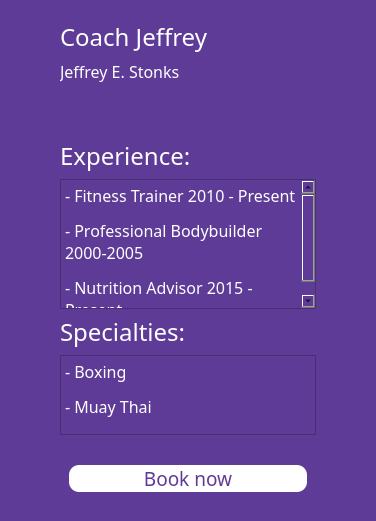
           <widget class="QWidget" name="widget_9" native="true">
            <property name="sizePolicy">
             <sizepolicy hsizetype="Preferred" vsizetype="Preferred">
              <horstretch>0</horstretch>
              <verstretch>0</verstretch>
             </sizepolicy>
            </property>
            <property name="maximumSize">
             <size>
              <width>16777215</width>
              <height>16777215</height>
             </size>
            </property>
            <property name="styleSheet">
             <string notr="true">QWidget
{
background-color: #5e3b96;
}</string>
            </property>
            <layout class="QHBoxLayout" name="horizontalLayout_5">
             <item>
              <spacer name="horizontalSpacer_11">
               <property name="orientation">
                <enum>Qt::Orientation::Horizontal</enum>
               </property>
               <property name="sizeType">
                <enum>QSizePolicy::Policy::Fixed</enum>
               </property>
               <property name="sizeHint" stdset="0">
                <size>
                 <width>40</width>
                 <height>20</height>
                </size>
               </property>
              </spacer>
             </item>
             <item>
              <widget class="QWidget" name="widget_12" native="true">
               <layout class="QVBoxLayout" name="verticalLayout_8">
                <item>
                 <widget class="QLabel" name="coachname_3">
                  <property name="sizePolicy">
                   <sizepolicy hsizetype="Preferred" vsizetype="Fixed">
                    <horstretch>0</horstretch>
                    <verstretch>0</verstretch>
                   </sizepolicy>
                  </property>
                  <property name="maximumSize">
                   <size>
                    <width>16777215</width>
                    <height>55</height>
                   </size>
                  </property>
                  <property name="font">
                   <font>
                    <family>Arial Black</family>
                    <pointsize>18</pointsize>
                   </font>
                  </property>
                  <property name="layoutDirection">
                   <enum>Qt::LayoutDirection::LeftToRight</enum>
                  </property>
                  <property name="styleSheet">
                   <string notr="true">QLabel
{
color:white;
}</string>
                  </property>
                  <property name="text">
                   <string>Coach Jeffrey</string>
                  </property>
                  <property name="alignment">
                   <set>Qt::AlignmentFlag::AlignBottom|Qt::AlignmentFlag::AlignLeading|Qt::AlignmentFlag::AlignLeft</set>
                  </property>
                 </widget>
                </item>
                <item>
                 <widget class="QLabel" name="label_8">
                  <property name="sizePolicy">
                   <sizepolicy hsizetype="Preferred" vsizetype="Fixed">
                    <horstretch>0</horstretch>
                    <verstretch>0</verstretch>
                   </sizepolicy>
                  </property>
                  <property name="maximumSize">
                   <size>
                    <width>16777215</width>
                    <height>45</height>
                   </size>
                  </property>
                  <property name="font">
                   <font>
                    <family>Arial Black</family>
                    <pointsize>12</pointsize>
                   </font>
                  </property>
                  <property name="styleSheet">
                   <string notr="true">QLabel
{
color:white;
}</string>
                  </property>
                  <property name="text">
                   <string>Jeffrey E. Stonks</string>
                  </property>
                  <property name="scaledContents">
                   <bool>false</bool>
                  </property>
                  <property name="alignment">
                   <set>Qt::AlignmentFlag::AlignBottom|Qt::AlignmentFlag::AlignLeading|Qt::AlignmentFlag::AlignLeft</set>
                  </property>
                 </widget>
                </item>
                <item>
                 <spacer name="verticalSpacer_7">
                  <property name="orientation">
                   <enum>Qt::Orientation::Vertical</enum>
                  </property>
                  <property name="sizeType">
                   <enum>QSizePolicy::Policy::Fixed</enum>
                  </property>
                  <property name="sizeHint" stdset="0">
                   <size>
                    <width>20</width>
                    <height>50</height>
                   </size>
                  </property>
                 </spacer>
                </item>
                <item>
                 <widget class="QLabel" name="label_9">
                  <property name="sizePolicy">
                   <sizepolicy hsizetype="Preferred" vsizetype="Fixed">
                    <horstretch>0</horstretch>
                    <verstretch>0</verstretch>
                   </sizepolicy>
                  </property>
                  <property name="font">
                   <font>
                    <family>Arial Black</family>
                    <pointsize>18</pointsize>
                   </font>
                  </property>
                  <property name="styleSheet">
                   <string notr="true">QLabel
{
color:white;
}</string>
                  </property>
                  <property name="text">
                   <string>&lt;html&gt;&lt;head/&gt;&lt;body&gt;&lt;p&gt;Experience:&lt;/p&gt;&lt;/body&gt;&lt;/html&gt;</string>
                  </property>
                 </widget>
                </item>
                <item>
                 <widget class="QTextEdit" name="textEdit_5">
                  <property name="sizePolicy">
                   <sizepolicy hsizetype="Expanding" vsizetype="Fixed">
                    <horstretch>0</horstretch>
                    <verstretch>0</verstretch>
                   </sizepolicy>
                  </property>
                  <property name="maximumSize">
                   <size>
                    <width>16777215</width>
                    <height>130</height>
                   </size>
                  </property>
                  <property name="font">
                   <font>
                    <family>Arial Black</family>
                    <pointsize>12</pointsize>
                   </font>
                  </property>
                  <property name="html">
                   <string>&lt;!DOCTYPE HTML PUBLIC &quot;-//W3C//DTD HTML 4.0//EN&quot; &quot;http://www.w3.org/TR/REC-html40/strict.dtd&quot;&gt;
&lt;html&gt;&lt;head&gt;&lt;meta name=&quot;qrichtext&quot; content=&quot;1&quot; /&gt;&lt;meta charset=&quot;utf-8&quot; /&gt;&lt;style type=&quot;text/css&quot;&gt;
p, li { white-space: pre-wrap; }
hr { height: 1px; border-width: 0; }
li.unchecked::marker { content: &quot;\2610&quot;; }
li.checked::marker { content: &quot;\2612&quot;; }
&lt;/style&gt;&lt;/head&gt;&lt;body style=&quot; font-family:'Arial Black'; font-size:12pt; font-weight:400; font-style:normal;&quot;&gt;
&lt;p style=&quot; margin-top:0px; margin-bottom:0px; margin-left:0px; margin-right:0px; -qt-block-indent:0; text-indent:0px;&quot;&gt;&lt;span style=&quot; color:#ffffff;&quot;&gt;- Fitness Trainer 2010 - Present&lt;/span&gt;&lt;/p&gt;
&lt;p style=&quot; margin-top:12px; margin-bottom:12px; margin-left:0px; margin-right:0px; -qt-block-indent:0; text-indent:0px;&quot;&gt;&lt;span style=&quot; color:#ffffff;&quot;&gt;- Professional Bodybuilder 2000-2005&lt;/span&gt;&lt;/p&gt;
&lt;p style=&quot; margin-top:12px; margin-bottom:12px; margin-left:0px; margin-right:0px; -qt-block-indent:0; text-indent:0px;&quot;&gt;&lt;span style=&quot; color:#ffffff;&quot;&gt;- Nutrition Advisor 2015 - Present&lt;/span&gt;&lt;/p&gt;&lt;/body&gt;&lt;/html&gt;</string>
                  </property>
                 </widget>
                </item>
                <item>
                 <widget class="QLabel" name="label_10">
                  <property name="sizePolicy">
                   <sizepolicy hsizetype="Preferred" vsizetype="Fixed">
                    <horstretch>0</horstretch>
                    <verstretch>0</verstretch>
                   </sizepolicy>
                  </property>
                  <property name="font">
                   <font>
                    <family>Arial Black</family>
                    <pointsize>18</pointsize>
                   </font>
                  </property>
                  <property name="styleSheet">
                   <string notr="true">QLabel
{
color:white;
}</string>
                  </property>
                  <property name="text">
                   <string>&lt;html&gt;&lt;head/&gt;&lt;body&gt;&lt;p&gt;Specialties:&lt;/p&gt;&lt;/body&gt;&lt;/html&gt;</string>
                  </property>
                 </widget>
                </item>
                <item>
                 <widget class="QTextEdit" name="textEdit_6">
                  <property name="sizePolicy">
                   <sizepolicy hsizetype="Expanding" vsizetype="Fixed">
                    <horstretch>0</horstretch>
                    <verstretch>0</verstretch>
                   </sizepolicy>
                  </property>
                  <property name="maximumSize">
                   <size>
                    <width>16777215</width>
                    <height>80</height>
                   </size>
                  </property>
                  <property name="font">
                   <font>
                    <family>Arial Black</family>
                    <pointsize>12</pointsize>
                   </font>
                  </property>
                  <property name="html">
                   <string>&lt;!DOCTYPE HTML PUBLIC &quot;-//W3C//DTD HTML 4.0//EN&quot; &quot;http://www.w3.org/TR/REC-html40/strict.dtd&quot;&gt;
&lt;html&gt;&lt;head&gt;&lt;meta name=&quot;qrichtext&quot; content=&quot;1&quot; /&gt;&lt;meta charset=&quot;utf-8&quot; /&gt;&lt;style type=&quot;text/css&quot;&gt;
p, li { white-space: pre-wrap; }
hr { height: 1px; border-width: 0; }
li.unchecked::marker { content: &quot;\2610&quot;; }
li.checked::marker { content: &quot;\2612&quot;; }
&lt;/style&gt;&lt;/head&gt;&lt;body style=&quot; font-family:'Arial Black'; font-size:12pt; font-weight:400; font-style:normal;&quot;&gt;
&lt;p style=&quot; margin-top:0px; margin-bottom:0px; margin-left:0px; margin-right:0px; -qt-block-indent:0; text-indent:0px;&quot;&gt;&lt;span style=&quot; color:#ffffff;&quot;&gt;- Boxing&lt;/span&gt;&lt;/p&gt;
&lt;p style=&quot; margin-top:12px; margin-bottom:12px; margin-left:0px; margin-right:0px; -qt-block-indent:0; text-indent:0px;&quot;&gt;&lt;span style=&quot; color:#ffffff;&quot;&gt;- Muay Thai&lt;/span&gt;&lt;/p&gt;&lt;/body&gt;&lt;/html&gt;</string>
                  </property>
                 </widget>
                </item>
                <item>
                 <spacer name="verticalSpacer_8">
                  <property name="orientation">
                   <enum>Qt::Orientation::Vertical</enum>
                  </property>
                  <property name="sizeType">
                   <enum>QSizePolicy::Policy::Fixed</enum>
                  </property>
                  <property name="sizeHint" stdset="0">
                   <size>
                    <width>20</width>
                    <height>15</height>
                   </size>
                  </property>
                 </spacer>
                </item>
                <item>
                 <widget class="QWidget" name="widget_13" native="true">
                  <layout class="QVBoxLayout" name="verticalLayout_9">
                   <item>
                    <widget class="QPushButton" name="booknow1_3">
                     <property name="font">
                      <font>
                       <family>Arial Black</family>
                       <pointsize>14</pointsize>
                      </font>
                     </property>
                     <property name="styleSheet">
                      <string notr="true">QPushButton
{
background-color:white;
color:#5e3b96;
border-radius:10px;
}</string>
                     </property>
                     <property name="text">
                      <string>Book now</string>
                     </property>
                    </widget>
                   </item>
                  </layout>
                 </widget>
                </item>
               </layout>
              </widget>
             </item>
             <item>
              <spacer name="horizontalSpacer_12">
               <property name="orientation">
                <enum>Qt::Orientation::Horizontal</enum>
               </property>
               <property name="sizeType">
                <enum>QSizePolicy::Policy::Fixed</enum>
               </property>
               <property name="sizeHint" stdset="0">
                <size>
                 <width>40</width>
                 <height>20</height>
                </size>
               </property>
              </spacer>
             </item>
            </layout>
           </widget>
